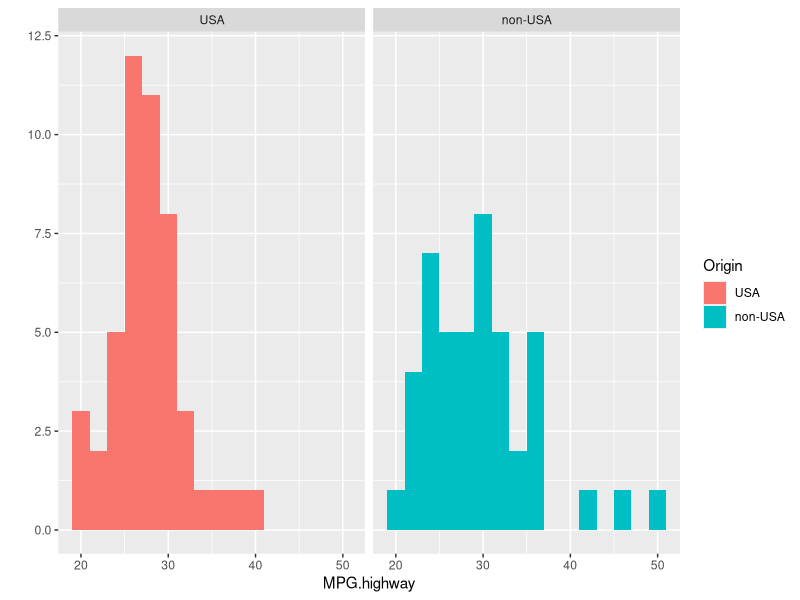
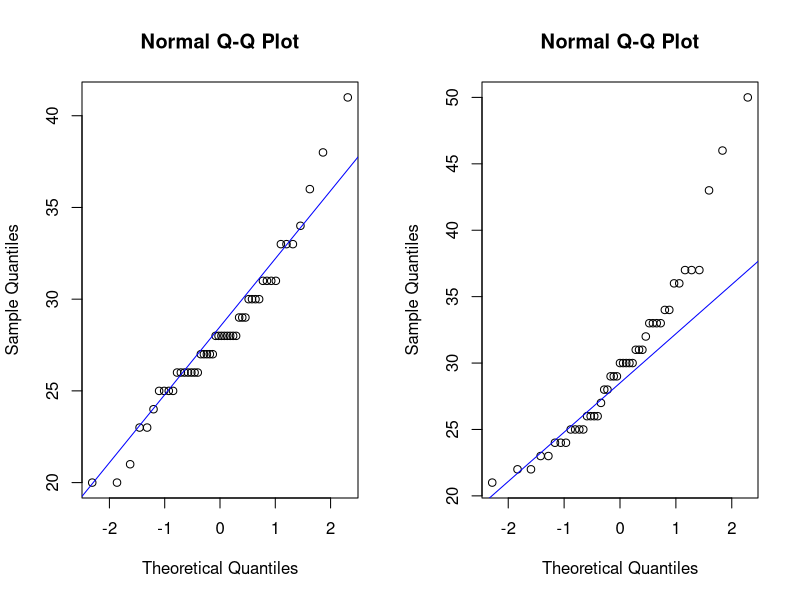

These charts were generated, in order, by the following R code:
## ---- chunk 1
library(MASS)
library(plyr)
library(reshape)  # You may need to install this one first!
library(ggplot2)
## ---- chunk 2
qplot(x = MPG.highway, data = Cars93, facets = ~Origin, geom = "histogram", fill = Origin, binwidth = 2)
## ---- chunk 3
par(mfrow = c(1,2))
# USA cars
with(Cars93, qqnorm(MPG.highway[Origin == "USA"]))
with(Cars93, qqline(MPG.highway, col = "blue"))
# Foreign cars
with(Cars93, qqnorm(MPG.highway[Origin == "non-USA"]))
with(Cars93, qqline(MPG.highway, col = "blue"))
## ---- chunk 4
# Formula version
mpg.t.test <- t.test(MPG.highway ~ Origin, data = Cars93)
mpg.t.test
## ---- chunk 5
mpg.t.test <- t.test(MPG.highway ~ Origin, data = Cars93, conf.level = 0.90)
mpg.t.test
## ---- chunk 6
mpg.t.test$conf.int
## ---- chunk 7
mpg.wilcox.test <- wilcox.test(MPG.highway ~ Origin, data = Cars93)
mpg.wilcox.test
